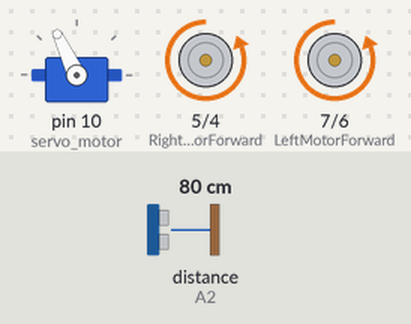
This sketch was run on a simulated Arduino Uno, built with avr-gcc and run on an emulated ATmega328P. On the bench: servo, motor-driver pin pairs drawn as motors (green arrow = first pin HIGH = forward, orange = second pin HIGH = backward, longer = more drive). The test bench sets the inputs (shaded band); at power-on: distance to the obstacle (sensor on A2) 80 cm. The echo pulse lasts 58.3 µs per cm.

Above: at 3.9 s.
4.0 s: distance to the obstacle (sensor on A2) set to 39 cm
5.5 s: distance to the obstacle (sensor on A2) set to 33 cm
At 7.3 s:
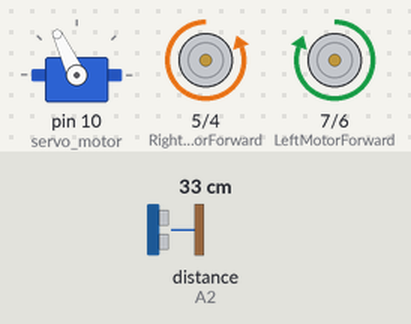
At 8.0 s:
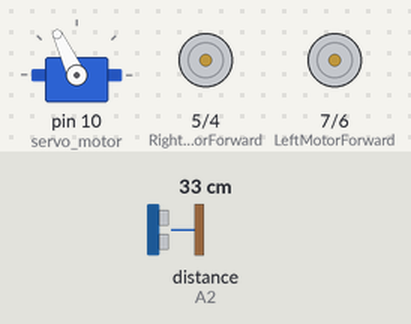
8.5 s: distance to the obstacle (sensor on A2) set to 60 cm
11.5 s: distance to the obstacle (sensor on A2) set to 2 cm
At 12.41 s:
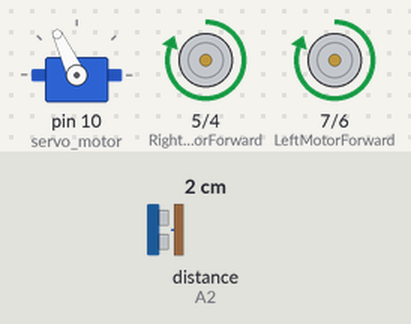
Timing chart, 0 to 15.5 s (numbered marks = the images above; inputs shaded):
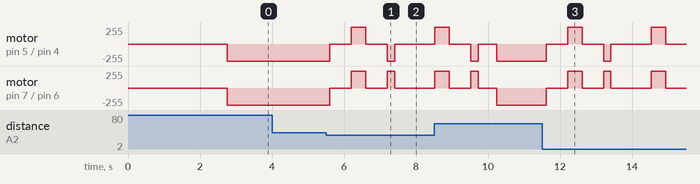

The sketch:

043-Obstacle-Avoiding-Robot.ino
```cpp
#include <Servo.h>          //Servo motor library.
#include <NewPing.h>        //Ultrasonic sensor function library.

//our L298N control pins
const int LeftMotorForward = 7;
const int LeftMotorBackward = 6;
const int RightMotorForward = 5;
const int RightMotorBackward = 4;

//sensor pins
#define trig_pin A1 //analog input 1
#define echo_pin A2 //analog input 2

#define maximum_distance 200
boolean goesForward = false;
int distance = 100;

NewPing sonar(trig_pin, echo_pin, maximum_distance); //sensor function
Servo servo_motor; //our servo name


void setup(){

  pinMode(RightMotorForward, OUTPUT);
  pinMode(LeftMotorForward, OUTPUT);
  pinMode(LeftMotorBackward, OUTPUT);
  pinMode(RightMotorBackward, OUTPUT);

  servo_motor.attach(10); //our servo pin

  servo_motor.write(115);
  delay(2000);
  distance = readPing();
  delay(100);
  distance = readPing();
  delay(100);
  distance = readPing();
  delay(100);
  distance = readPing();
  delay(100);
}

void loop(){

  int distanceRight = 0;
  int distanceLeft = 0;
  delay(50);

  if (distance <= 35){
    moveStop();
    delay(200);
    moveBackward();
    delay(400);
    moveStop();
    delay(200);

    if (distance >= distanceLeft){
      turnRight();
      moveStop();
    }
    else{
      turnLeft();
      moveStop();
    }
  }
  else{
    moveForward();
  }
    distance = readPing();
}


int readPing(){
  delay(70);
  int cm = sonar.ping_cm();
  if (cm==0){
    cm=250;
  }
  return cm;
}

void moveStop(){

  digitalWrite(RightMotorForward, LOW);
  digitalWrite(LeftMotorForward, LOW);
  digitalWrite(RightMotorBackward, LOW);
  digitalWrite(LeftMotorBackward, LOW);
  delay(200);
  digitalWrite(RightMotorForward, LOW);
  digitalWrite(LeftMotorForward, LOW);
  digitalWrite(RightMotorBackward, LOW);
  digitalWrite(LeftMotorBackward, LOW);
  delay(200);
  digitalWrite(RightMotorForward, LOW);
  digitalWrite(LeftMotorForward, LOW);
  digitalWrite(RightMotorBackward, LOW);
  digitalWrite(LeftMotorBackward, LOW);
}

void moveForward(){

  if(!goesForward){

    goesForward=true;

    digitalWrite(LeftMotorForward, LOW);
    digitalWrite(RightMotorForward, LOW);

    digitalWrite(LeftMotorBackward, HIGH);
    digitalWrite(RightMotorBackward, HIGH);
  }
}

void moveBackward(){

  goesForward=false;

  digitalWrite(LeftMotorBackward, LOW);
  digitalWrite(RightMotorBackward, LOW);

  digitalWrite(LeftMotorForward, HIGH);
  digitalWrite(RightMotorForward, HIGH);

}

void turnRight(){

  digitalWrite(LeftMotorForward, HIGH);
  digitalWrite(RightMotorBackward, HIGH);

  digitalWrite(LeftMotorBackward, LOW);
  digitalWrite(RightMotorForward, LOW);

  delay(200);

  digitalWrite(LeftMotorForward, HIGH);
  digitalWrite(RightMotorForward, HIGH);

  digitalWrite(LeftMotorBackward, LOW);
  digitalWrite(RightMotorBackward, LOW);


}

void turnLeft(){

  digitalWrite(LeftMotorBackward, HIGH);
  digitalWrite(RightMotorForward, HIGH);

  digitalWrite(LeftMotorForward, LOW);
  digitalWrite(RightMotorBackward, LOW);

  delay(200);

  digitalWrite(LeftMotorForward, HIGH);
  digitalWrite(RightMotorForward, HIGH);

  digitalWrite(LeftMotorBackward, LOW);
  digitalWrite(RightMotorBackward, LOW);
}
```

Measured:
- the behaviour switches between 36 and 35 cm on distance to the obstacle (sensor on A2) (found by bisection; images 0 and 1)
- after the input at 4.0 s, every drawn part: stays the same
